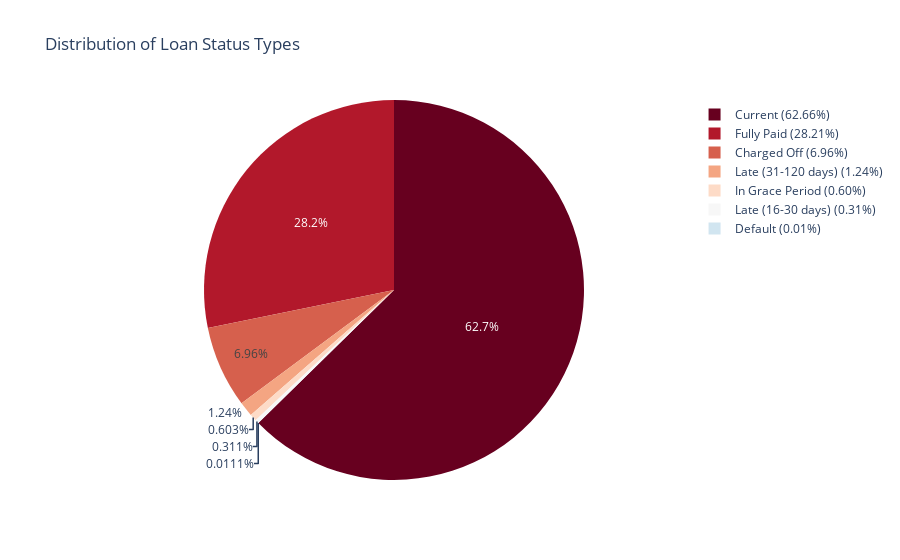

The cell this chart's notebook holds for it:
### Markdown cell above
### Pie Chart of the Loan Status

### Code cell
# Assuming 'Loan Status' is a column in your DataFrame
type_counts = df['Loan Status'].value_counts()
percentages = type_counts / type_counts.sum() * 100
# Create a pie chart using Plotly
labels = [f'{label} ({percent:.2f}%)' for label, percent in zip(type_counts.index, percentages)]
fig = px.pie(values=type_counts.values, names=labels, 
             title='Distribution of Loan Status Types', 
             color_discrete_sequence=px.colors.sequential.RdBu, 
             hole=0) 

# Show the plot
fig.show()

### Figure 1 — Plotly figure (JSON) as saved in the notebook; plotly's stock layout.template omitted (floating-point values rounded to 4 significant figures)
{"data": [{"domain": {"x": [0, 1], "y": [0, 1]}, "hole": 0, "hovertemplate": "label=%{label}<br>value=%{value}<extra></extra>", "labels": ["Current (62.66%)", "Fully Paid (28.21%)", "Charged Off (6.96%)", "Late (31-120 days) (1.24%)", "In Grace Period (0.60%)", "Late (16-30 days) (0.31%)", "Default (0.01%)"], "legendgroup": "", "name": "", "showlegend": true, "type": "pie", "values": [16937, 7626, 1882, 335, 163, 84, 3]}], "layout": {"autosize": true, "legend": {"tracegroupgap": 0}, "piecolorway": ["rgb(103,0,31)", "rgb(178,24,43)", "rgb(214,96,77)", "rgb(244,165,130)", "rgb(253,219,199)", "rgb(247,247,247)", "rgb(209,229,240)", "rgb(146,197,222)", "rgb(67,147,195)", "rgb(33,102,172)", "rgb(5,48,97)"], "title": {"text": "Distribution of Loan Status Types"}}}
